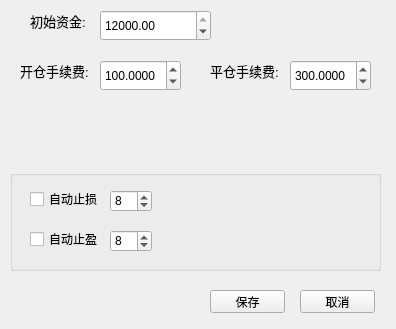
<?xml version="1.0" encoding="UTF-8"?>
<ui version="4.0">
 <class>CfgTrainForm</class>
 <widget class="QWidget" name="CfgTrainForm">
  <property name="geometry">
   <rect>
    <x>0</x>
    <y>0</y>
    <width>396</width>
    <height>329</height>
   </rect>
  </property>
  <property name="windowTitle">
   <string>Form</string>
  </property>
  <widget class="QLabel" name="label">
   <property name="geometry">
    <rect>
     <x>30</x>
     <y>10</y>
     <width>61</width>
     <height>21</height>
    </rect>
   </property>
   <property name="font">
    <font>
     <pointsize>10</pointsize>
    </font>
   </property>
   <property name="text">
    <string>初始资金:</string>
   </property>
  </widget>
  <widget class="QDoubleSpinBox" name="dbspbBegCapital">
   <property name="geometry">
    <rect>
     <x>100</x>
     <y>10</y>
     <width>111</width>
     <height>31</height>
    </rect>
   </property>
   <property name="maximum">
    <double>12000.000000000000000</double>
   </property>
   <property name="value">
    <double>12000.000000000000000</double>
   </property>
  </widget>
  <widget class="QDoubleSpinBox" name="dbspbFeeOpen">
   <property name="geometry">
    <rect>
     <x>100</x>
     <y>60</y>
     <width>81</width>
     <height>31</height>
    </rect>
   </property>
   <property name="decimals">
    <number>4</number>
   </property>
   <property name="maximum">
    <double>500.000000000000000</double>
   </property>
   <property name="singleStep">
    <double>100.000000000000000</double>
   </property>
   <property name="value">
    <double>100.000000000000000</double>
   </property>
  </widget>
  <widget class="QLabel" name="label_9">
   <property name="geometry">
    <rect>
     <x>210</x>
     <y>60</y>
     <width>71</width>
     <height>21</height>
    </rect>
   </property>
   <property name="font">
    <font>
     <pointsize>10</pointsize>
    </font>
   </property>
   <property name="text">
    <string>平仓手续费:</string>
   </property>
  </widget>
  <widget class="QLabel" name="label_3">
   <property name="geometry">
    <rect>
     <x>20</x>
     <y>60</y>
     <width>71</width>
     <height>21</height>
    </rect>
   </property>
   <property name="font">
    <font>
     <pointsize>10</pointsize>
    </font>
   </property>
   <property name="text">
    <string>开仓手续费:</string>
   </property>
  </widget>
  <widget class="QDoubleSpinBox" name="dbspbFeeOpen_2">
   <property name="geometry">
    <rect>
     <x>290</x>
     <y>60</y>
     <width>81</width>
     <height>31</height>
    </rect>
   </property>
   <property name="decimals">
    <number>4</number>
   </property>
   <property name="maximum">
    <double>500.000000000000000</double>
   </property>
   <property name="singleStep">
    <double>100.000000000000000</double>
   </property>
   <property name="value">
    <double>300.000000000000000</double>
   </property>
  </widget>
  <widget class="QGroupBox" name="groupBox">
   <property name="geometry">
    <rect>
     <x>10</x>
     <y>170</y>
     <width>371</width>
     <height>101</height>
    </rect>
   </property>
   <property name="title">
    <string/>
   </property>
   <widget class="QCheckBox" name="chbox_auto_stop_loss">
    <property name="geometry">
     <rect>
      <x>20</x>
      <y>20</y>
      <width>71</width>
      <height>18</height>
     </rect>
    </property>
    <property name="text">
     <string>自动止损</string>
    </property>
   </widget>
   <widget class="QSpinBox" name="spb_stop_loss">
    <property name="geometry">
     <rect>
      <x>100</x>
      <y>20</y>
      <width>42</width>
      <height>22</height>
     </rect>
    </property>
    <property name="minimum">
     <number>1</number>
    </property>
    <property name="value">
     <number>8</number>
    </property>
   </widget>
   <widget class="QCheckBox" name="chbox_auto_stop_profit">
    <property name="geometry">
     <rect>
      <x>20</x>
      <y>60</y>
      <width>71</width>
      <height>18</height>
     </rect>
    </property>
    <property name="text">
     <string>自动止盈</string>
    </property>
   </widget>
   <widget class="QSpinBox" name="spb_stop_profit">
    <property name="geometry">
     <rect>
      <x>100</x>
      <y>60</y>
      <width>42</width>
      <height>22</height>
     </rect>
    </property>
    <property name="minimum">
     <number>1</number>
    </property>
    <property name="value">
     <number>8</number>
    </property>
   </widget>
  </widget>
  <widget class="QPushButton" name="pbtn_save">
   <property name="geometry">
    <rect>
     <x>210</x>
     <y>290</y>
     <width>75</width>
     <height>23</height>
    </rect>
   </property>
   <property name="text">
    <string>保存</string>
   </property>
  </widget>
  <widget class="QPushButton" name="pbtn_cancel">
   <property name="geometry">
    <rect>
     <x>300</x>
     <y>290</y>
     <width>75</width>
     <height>23</height>
    </rect>
   </property>
   <property name="text">
    <string>取消</string>
   </property>
  </widget>
  <zorder>label</zorder>
  <zorder>dbspbBegCapital</zorder>
  <zorder>dbspbFeeOpen</zorder>
  <zorder>label_9</zorder>
  <zorder>label_3</zorder>
  <zorder>dbspbFeeOpen_2</zorder>
  <zorder>groupBox</zorder>
  <zorder>pbtn_cancel</zorder>
  <zorder>pbtn_save</zorder>
 </widget>
 <resources/>
 <connections/>
</ui>
